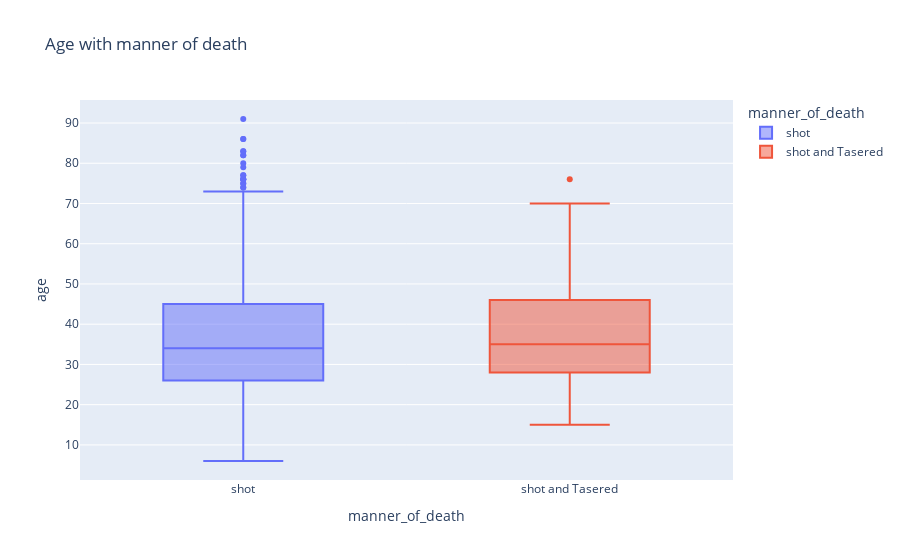

Source (notebook cell):
### Code cell
box = px.box(df_fatalities_new,
             y='age',
             x='manner_of_death',
             color='manner_of_death',
             title='Age with manner of death')
box.show()

### Figure 1 — Plotly figure (JSON) as saved in the notebook; plotly's stock layout.template omitted (floating-point values rounded to 4 significant figures; data arrays with more than 128 entries replaced by an {"elided": "..."} marker saying what was removed)
{"data": [{"alignmentgroup": "True", "hovertemplate": "manner_of_death=%{x}<br>age=%{y}<extra></extra>", "legendgroup": "shot", "marker": {"color": "#636efa"}, "name": "shot", "notched": false, "offsetgroup": "shot", "orientation": "v", "showlegend": true, "type": "box", "x": {"elided": "2290 str values"}, "x0": " ", "xaxis": "x", "y": {"elided": "2290 int values"}, "y0": " ", "yaxis": "y"}, {"alignmentgroup": "True", "hovertemplate": "manner_of_death=%{x}<br>age=%{y}<extra></extra>", "legendgroup": "shot and Tasered", "marker": {"color": "#EF553B"}, "name": "shot and Tasered", "notched": false, "offsetgroup": "shot and Tasered", "orientation": "v", "showlegend": true, "type": "box", "x": {"elided": "168 str values"}, "x0": " ", "xaxis": "x", "y": {"elided": "168 int values"}, "y0": " ", "yaxis": "y"}], "layout": {"boxmode": "overlay", "legend": {"title": {"text": "manner_of_death"}, "tracegroupgap": 0}, "title": {"text": "Age with manner of death"}, "xaxis": {"anchor": "y", "categoryarray": ["shot", "shot and Tasered"], "categoryorder": "array", "domain": [0, 1], "title": {"text": "manner_of_death"}}, "yaxis": {"anchor": "x", "domain": [0, 1], "title": {"text": "age"}}}}
